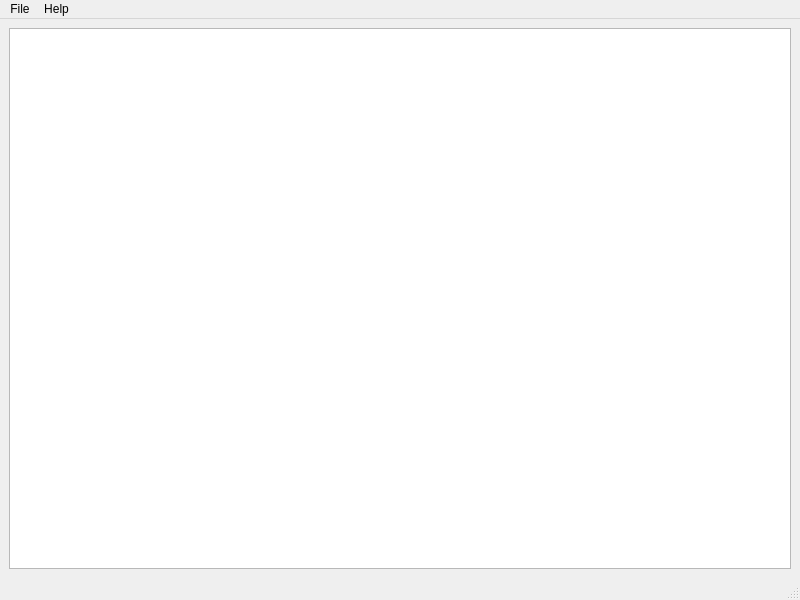
<?xml version="1.0" encoding="UTF-8"?>
<ui version="4.0">
 <class>MainWindow</class>
 <widget class="QMainWindow" name="MainWindow">
  <property name="geometry">
   <rect>
    <x>0</x>
    <y>0</y>
    <width>800</width>
    <height>600</height>
   </rect>
  </property>
  <property name="windowTitle">
   <string>MainWindow</string>
  </property>
  <widget class="QWidget" name="centralwidget">
   <layout class="QVBoxLayout" name="verticalLayout">
    <item>
     <widget class="QTableWidget" name="tableWidget">
      <property name="editTriggers">
       <set>QAbstractItemView::NoEditTriggers</set>
      </property>
     </widget>
    </item>
   </layout>
  </widget>
  <widget class="QMenuBar" name="menubar">
   <property name="geometry">
    <rect>
     <x>0</x>
     <y>0</y>
     <width>800</width>
     <height>21</height>
    </rect>
   </property>
   <widget class="QMenu" name="menuFile">
    <property name="title">
     <string>File</string>
    </property>
    <addaction name="actionExit"/>
   </widget>
   <widget class="QMenu" name="menuHelp">
    <property name="title">
     <string>Help</string>
    </property>
    <addaction name="actionAbout"/>
   </widget>
   <addaction name="menuFile"/>
   <addaction name="menuHelp"/>
  </widget>
  <widget class="QStatusBar" name="statusbar"/>
  <action name="actionAbout">
   <property name="text">
    <string>About</string>
   </property>
   <property name="shortcut">
    <string>Ctrl+A</string>
   </property>
  </action>
  <action name="actionExit">
   <property name="text">
    <string>Exit</string>
   </property>
   <property name="shortcut">
    <string>Ctrl+Q</string>
   </property>
  </action>
 </widget>
 <resources/>
 <connections/>
</ui>
